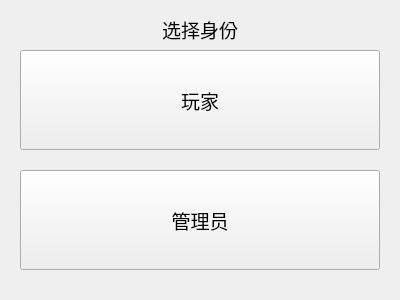
<?xml version="1.0" encoding="UTF-8"?>
<ui version="4.0">
 <class>initWindow</class>
 <widget class="QWidget" name="initWindow">
  <property name="geometry">
   <rect>
    <x>0</x>
    <y>0</y>
    <width>400</width>
    <height>300</height>
   </rect>
  </property>
  <property name="minimumSize">
   <size>
    <width>400</width>
    <height>300</height>
   </size>
  </property>
  <property name="maximumSize">
   <size>
    <width>400</width>
    <height>300</height>
   </size>
  </property>
  <property name="font">
   <font>
    <family>Microsoft YaHei UI</family>
   </font>
  </property>
  <property name="windowTitle">
   <string>启动</string>
  </property>
  <widget class="QLabel" name="title">
   <property name="geometry">
    <rect>
     <x>0</x>
     <y>10</y>
     <width>400</width>
     <height>40</height>
    </rect>
   </property>
   <property name="font">
    <font>
     <family>Microsoft YaHei UI</family>
     <pointsize>14</pointsize>
    </font>
   </property>
   <property name="text">
    <string>&lt;html&gt;&lt;head/&gt;&lt;body&gt;&lt;p align=&quot;center&quot;&gt;选择身份&lt;/p&gt;&lt;/body&gt;&lt;/html&gt;</string>
   </property>
  </widget>
  <widget class="QPushButton" name="userButton">
   <property name="geometry">
    <rect>
     <x>20</x>
     <y>50</y>
     <width>360</width>
     <height>100</height>
    </rect>
   </property>
   <property name="font">
    <font>
     <family>Microsoft YaHei UI</family>
     <pointsize>14</pointsize>
    </font>
   </property>
   <property name="text">
    <string>玩家</string>
   </property>
  </widget>
  <widget class="QPushButton" name="adminButton">
   <property name="geometry">
    <rect>
     <x>20</x>
     <y>170</y>
     <width>360</width>
     <height>100</height>
    </rect>
   </property>
   <property name="font">
    <font>
     <family>Microsoft YaHei UI</family>
     <pointsize>14</pointsize>
    </font>
   </property>
   <property name="text">
    <string>管理员</string>
   </property>
  </widget>
  <widget class="QPushButton" name="helpButton">
   <property name="geometry">
    <rect>
     <x>380</x>
     <y>280</y>
     <width>20</width>
     <height>20</height>
    </rect>
   </property>
   <property name="font">
    <font>
     <family>Microsoft YaHei UI</family>
     <pointsize>10</pointsize>
    </font>
   </property>
   <property name="icon">
    <iconset>
     <normaloff>help-20.png</normaloff>help-20.png</iconset>
   </property>
   <property name="iconSize">
    <size>
     <width>20</width>
     <height>20</height>
    </size>
   </property>
   <property name="flat">
    <bool>true</bool>
   </property>
  </widget>
 </widget>
 <layoutdefault spacing="6" margin="11"/>
 <tabstops>
  <tabstop>userButton</tabstop>
  <tabstop>adminButton</tabstop>
 </tabstops>
 <resources/>
 <connections/>
</ui>
